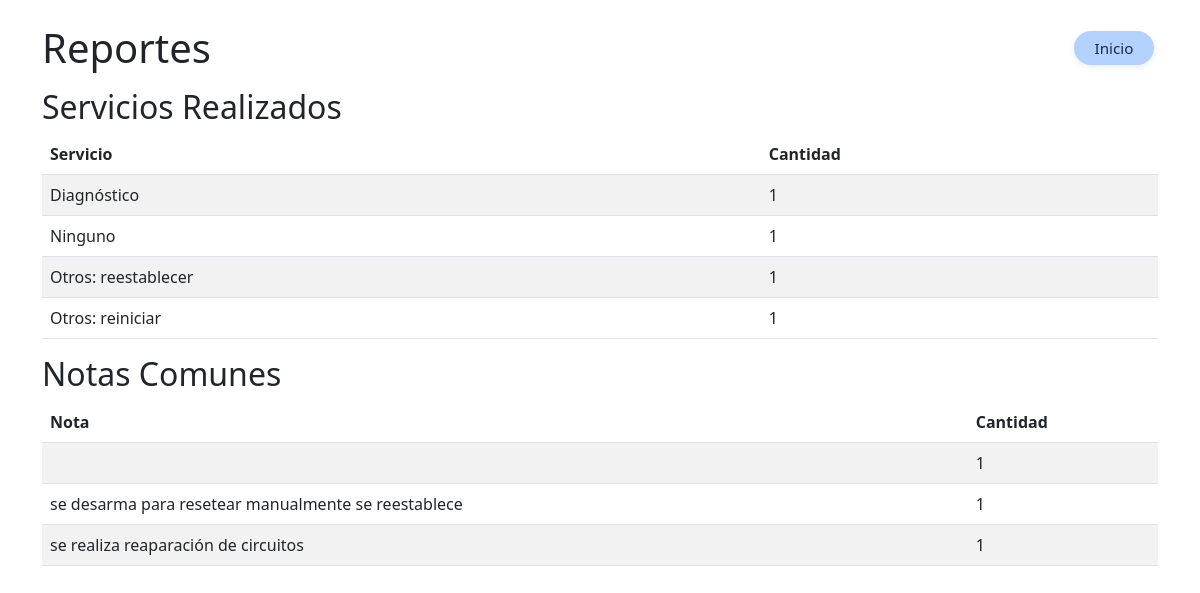
Screenshot of /reportes/ (signed in) with the database file from the repository.
### tables this page shows
CREATE TABLE servicios (
                    id INTEGER PRIMARY KEY AUTOINCREMENT,
                    nombre TEXT NOT NULL,
                    primer_apellido TEXT NOT NULL,
                    segundo_apellido TEXT NOT NULL,
                    telefono TEXT NOT NULL,
                    tipo_equipo TEXT NOT NULL,
                    marca TEXT NOT NULL,
                    modelo TEXT NOT NULL,
                    serie TEXT,
                    servicio TEXT,
                    accesorios TEXT,
                    estado TEXT DEFAULT 'En diagnóstico',
                    notas TEXT,
                    foto_inicial TEXT,
                    foto_servicio TEXT,
                    foto_final TEXT,
                    fecha_registro TEXT,
                    fecha_entrega TEXT,
                    tecnico_actual TEXT
                );

### modules/reportes/routes.py (the view)
@reportes_bp.route('/')
@login_required
@cache.cached(timeout=60)  # Cachear por 60 segundos
def reportes():
    servicios = db.query("SELECT servicio, COUNT(*) as count FROM servicios GROUP BY servicio")
    notas = db.query("SELECT notas, COUNT(*) as count FROM servicios WHERE notas IS NOT NULL GROUP BY notas")
    return render_template('reportes.html', servicios=servicios, notas=notas)

### app.py (called while the page is built)
@login_manager.user_loader
def load_user(user_id):
    from db import DatabaseSingleton
    db = DatabaseSingleton()
    user_data = db.query("SELECT * FROM usuarios WHERE id = ? AND activo = 1", (user_id,))
    if user_data:
        from models import User
        return User(user_data[0]['id'], user_data[0]['nombre'], user_data[0]['usuario'], user_data[0]['rol'], user_data[0]['activo'])
    return None

### db.py (called while the page is built)
    def __new__(cls):
        if cls._instance is None:
            cls._instance = super().__new__(cls)
            cls._instance.conn = sqlite3.connect(Config.DATABASE_PATH, check_same_thread=False)
            cls._instance.conn.row_factory = sqlite3.Row
            cls._instance.init_db()
        return cls._instance

    def query(self, sql, params=()):
        cursor = self.conn.cursor()
        cursor.execute(sql, params)
        result = cursor.fetchall()
        cursor.close()
        return result

### templates/reportes.html (shortened to what this page needs)
<!DOCTYPE html>
<html>
<head>
    <link href="https://cdn.jsdelivr.net/npm/bootstrap@5.3.0/dist/css/bootstrap.min.css" rel="stylesheet">
    <link rel="stylesheet" href="/static/css/global.css">
</head>
<body>
    <div class="container mt-4">
        <div class="d-flex justify-content-between align-items-center mb-3">
            <h1 class="mb-0">Reportes</h1>
            <a href="{{ url_for('index') }}" class="btn-regresar btn-form-main inicio-top-right ms-3" title="Inicio">Inicio</a>
        </div>
        <h2>Servicios Realizados</h2>
        <table class="table table-striped">
            <thead>
                <tr>
                    <th>Servicio</th>
                    <th>Cantidad</th>
                </tr>
            </thead>
            <tbody>
                {% for servicio in servicios %}
                <tr>
                    <td>{{ servicio['servicio'] }}</td>
                    <td>{{ servicio['count'] }}</td>
                </tr>
                {% endfor %}
            </tbody>
        </table>
        <h2>Notas Comunes</h2>
        <table class="table table-striped">
            <thead>
                <tr>
                    <th>Nota</th>
                    <th>Cantidad</th>
                </tr>
            </thead>
            <tbody>
                {% for nota in notas %}
                <tr>
                    <td>{{ nota['notas'] }}</td>
                    <td>{{ nota['count'] }}</td>
                </tr>
                {% endfor %}
            </tbody>
        </table>
    </div>
</body>
</html>

### static/css/global.css (style rules this page uses)
.inicio-top-right { margin-top: -16px; }
.btn-global, .btn-aceptar, .btn-cancelar, .btn-regresar, .btn-panel, .btn-panel-alt, .btn-accion-panel, .btn-retomar, .btn-reporte-final, .btn-form-main { border-radius: 30px; min-width: 80px; padding: 6px 18px; font-size: 0.95rem; font-weight: 500; display: inline-block; text-align: center; margin: 0 4px; box-shadow: 0 2px 6px rgba(0,0,0,0.08); border: none; transition: background 0.2s, box-shadow 0.2s; cursor: pointer; vertical-align: middle; text-decoration: none; }
.btn-regresar { background: #b3d1ff; color: #1b2a4b; }

### rows the page displays
servicios: servicio "Diagnóstico", count "1"
servicios: servicio "Ninguno", count "1"
servicios: servicio "Otros: reestablecer", count "1", notas "se desarma para resetear manualmente se reestablece"
servicios: servicio "Otros: reiniciar", count "1"

### other values shown
{{ nota['count'] }} "1" "1"
{{ nota['notas'] }} "se realiza reaparación de circuitos"
